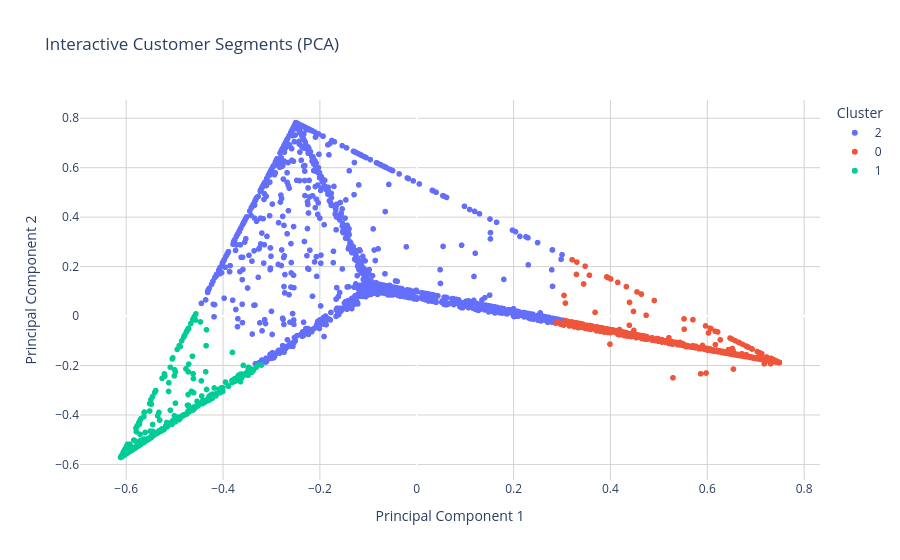

Here is the notebook cell this chart was saved with:
### Code cell
import plotly.express as px
import pandas as pd

# Check if the necessary variables from previous cells are available
if 'percent' in locals() and 'labels' in locals() and 'coords' in locals() and 'cust_col' in locals():

    # --- 1. Prepare data for hover tooltips ---
    
    # Function to get top 5 product groups for a single customer (row)
    def get_top_5_groups(row):
        # Filter for non-zero percentages, sort, and take the top 5
        top_groups = row[row > 0].sort_values(ascending=False).head(5)
        # Format as "GroupName: XX.X%"
        return '<br>'.join([f'{idx}: {val:.1%}' for idx, val in top_groups.items()])

    # Apply the function to each customer row to create the hover text
    # This can take a moment if there are many customers
    hover_text = percent.apply(get_top_5_groups, axis=1)

    # --- 2. Create a DataFrame for plotting ---
    
    plot_df = pd.DataFrame({
        'PC1': coords[:, 0],
        'PC2': coords[:, 1],
        'Cluster': labels.astype(str), # Use string for discrete colors
        'CustomerID': percent.index,
        'Top_Products': hover_text
    })

    # --- 3. Generate the interactive plot ---
    
    fig = px.scatter(
        plot_df,
        x='PC1',
        y='PC2',
        color='Cluster',
        title='Interactive Customer Segments (PCA)',
        labels={'PC1': 'Principal Component 1', 'PC2': 'Principal Component 2'},
        hover_data={
            'Cluster': True,
            'PC1': ':.3f', # Format PC1 to 3 decimal places
            'PC2': ':.3f', # Format PC2 to 3 decimal places
            'CustomerID': True,
            'Top_Products': True
        }
    )

    # Customize the hover template
    fig.update_traces(
        hovertemplate="<b>CustomerID:</b> %{customdata[0]}<br>" +
                      "<b>Cluster:</b> %{customdata[1]}<br>" +
                      "<b>Top 5 Groups:</b><br>%{customdata[2]}<extra></extra>",
        customdata=plot_df[['CustomerID', 'Cluster', 'Top_Products']]
    )
    
    fig.update_layout(
        legend_title_text='Cluster',
        xaxis=dict(gridcolor='lightgrey'),
        yaxis=dict(gridcolor='lightgrey'),
        plot_bgcolor='white'
    )

    fig.show()

else:
    print("Please ensure the previous cells have been run to define 'percent', 'labels', 'coords', and 'cust_col'.")

### Figure 1 — Plotly figure (JSON) as saved in the notebook; plotly's stock layout.template omitted (floating-point values rounded to 4 significant figures; data arrays with more than 128 entries replaced by an {"elided": "..."} marker saying what was removed)
{"data": [{"customdata": {"elided": "9946x3 mixed values"}, "hovertemplate": "<b>CustomerID:</b> %{customdata[0]}<br><b>Cluster:</b> %{customdata[1]}<br><b>Top 5 Groups:</b><br>%{customdata[2]}<extra></extra>", "legendgroup": "2", "marker": {"color": "#636efa", "symbol": "circle"}, "mode": "markers", "name": "2", "showlegend": true, "type": "scattergl", "x": {"elided": "5371 float values"}, "xaxis": "x", "y": {"elided": "5371 float values"}, "yaxis": "y"}, {"customdata": {"elided": "9946x3 mixed values"}, "hovertemplate": "<b>CustomerID:</b> %{customdata[0]}<br><b>Cluster:</b> %{customdata[1]}<br><b>Top 5 Groups:</b><br>%{customdata[2]}<extra></extra>", "legendgroup": "0", "marker": {"color": "#EF553B", "symbol": "circle"}, "mode": "markers", "name": "0", "showlegend": true, "type": "scattergl", "x": {"elided": "2624 float values"}, "xaxis": "x", "y": {"elided": "2624 float values"}, "yaxis": "y"}, {"customdata": {"elided": "9946x3 mixed values"}, "hovertemplate": "<b>CustomerID:</b> %{customdata[0]}<br><b>Cluster:</b> %{customdata[1]}<br><b>Top 5 Groups:</b><br>%{customdata[2]}<extra></extra>", "legendgroup": "1", "marker": {"color": "#00cc96", "symbol": "circle"}, "mode": "markers", "name": "1", "showlegend": true, "type": "scattergl", "x": {"elided": "1951 float values"}, "xaxis": "x", "y": {"elided": "1951 float values"}, "yaxis": "y"}], "layout": {"legend": {"title": {"text": "Cluster"}, "tracegroupgap": 0}, "plot_bgcolor": "white", "title": {"text": "Interactive Customer Segments (PCA)"}, "xaxis": {"anchor": "y", "domain": [0, 1], "gridcolor": "lightgrey", "title": {"text": "Principal Component 1"}}, "yaxis": {"anchor": "x", "domain": [0, 1], "gridcolor": "lightgrey", "title": {"text": "Principal Component 2"}}}}
